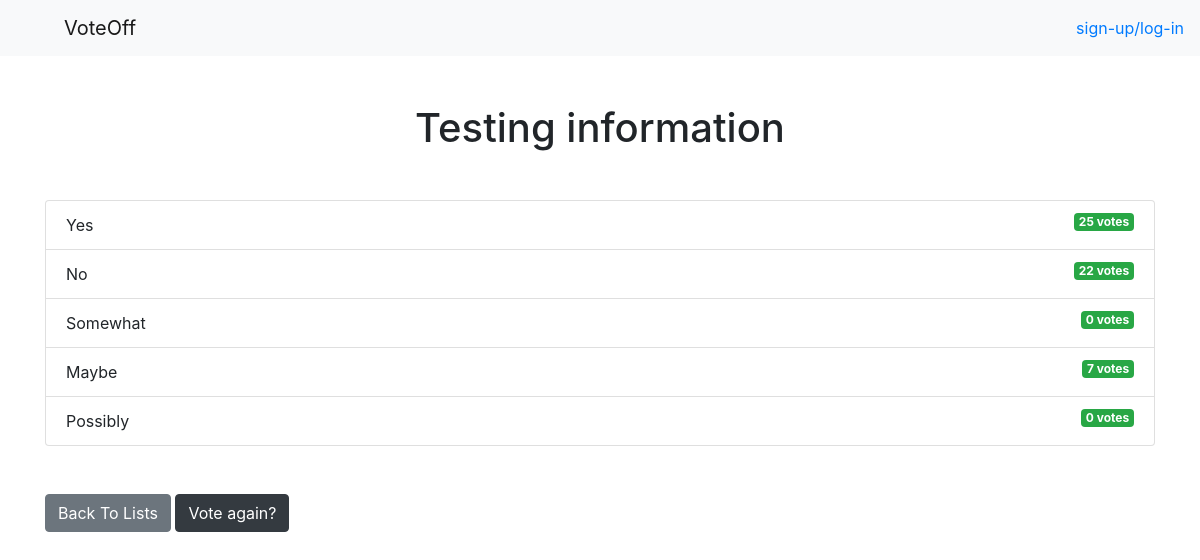
The app's page /lists/3/results/, older data.
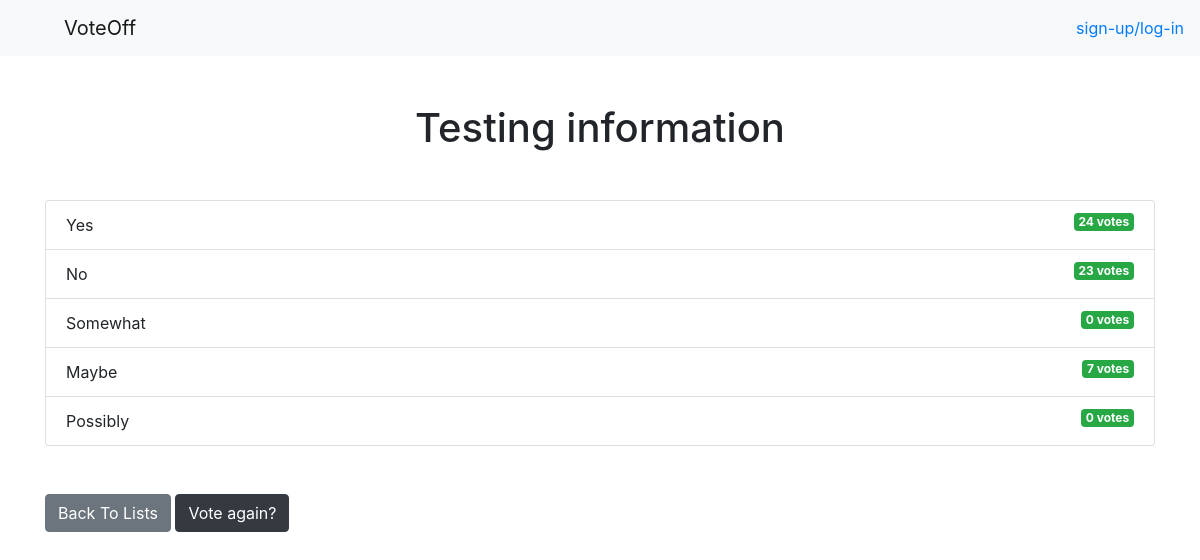
The same page, newer data.
### lists/models.py (models this page shows, shortened)
class Choice(models.Model):
    question = models.ForeignKey(Question, on_delete=models.CASCADE)
    choice_text = models.CharField(max_length=200)
    votes = models.IntegerField(default=0)

### lists/views.py (the view)
# urls.py: path('lists/<int:question_id>/results/', views.results, name='results'),
def results(request, question_id):
    question = get_object_or_404(Question, pk=question_id)
    return render(request, 'lists/results.html', { 'question': question })

### lists/templates/lists/results.html
{% extends 'base.html' %}
{% load static %}
{% block extrahead %}
<link rel="stylesheet" type="text/css" href="{% static 'css/lists.css' %}">
{% endblock %}
{% block content %}
<h1 class="mb-5 text-center">{{ question.question_text }}</h1>
<ul class="list-group mb-5">
	{% for choice in question.choice_set.all %}
	<li class="list-group-item">
		{{ choice.choice_text }}  <span class="badge badge-success float-right">{{ choice.votes }} vote{{ choice.votes | pluralize }}</span>
	</li>
	{% endfor %}
</ul>
<a class="btn btn-secondary" href="{% url 'lists:index' %}">Back To Lists</a>
<a class="btn btn-dark" href="{% url 'lists:detail' question.id %}">Vote again?</a>
{% endblock %}

Row changes from the older to the newer data that the page shows:
changed Choice "Yes": votes "25" → "24"
changed Choice "No": votes "22" → "23"
